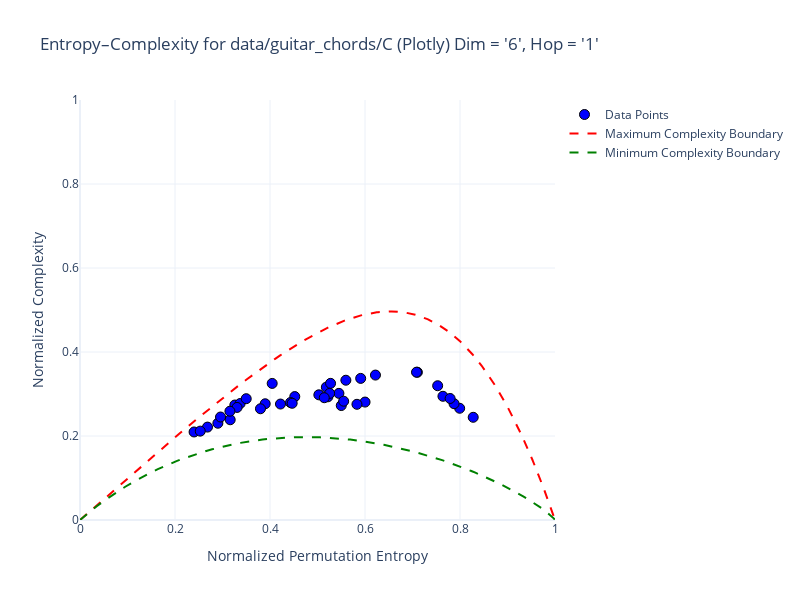

Source (notebook cell):
### Code cell
folder_path = "data/guitar_chords/C"
dim = 6
hop = 1
plot_graph_ordpy(folder_path, dim, hop)

### Figure 1 — Plotly figure (JSON) as saved in the notebook; plotly's stock layout.template omitted (floating-point values rounded to 4 significant figures; data arrays with more than 128 entries replaced by an {"elided": "..."} marker saying what was removed)
{"data": [{"hovertemplate": "<b>File:</b> %{hovertext}<br><b>Entropy:</b> %{x}<br><b>Complexity:</b> %{y}<extra></extra>", "hovertext": ["C_Electric1_LInda_1.wav", "C_Electric1_LInda_2.wav", "C_Electric1_LInda_3.wav", "C_Electric1_LInda_4.wav", "C_Classic3_Carolina_2.wav", "C_AcousticGuitar_RodrigoMercador_4.wav", "C_Electric2_LInda_4.wav", "C_Classic3_Carolina_3.wav", "C_Classic3_Carolina_1.wav", "C_Classic2_Carolina_4.wav", "C_Classic3_Carolina_4.wav", "C_Electric2_LInda_3.wav", "C_AcousticGuitar_RodrigoMercador_2.wav", "C_AcousticGuitar_RodrigoMercador_3.wav", "C_Electric2_LInda_2.wav", "C_Classic2_Carolina_1.wav", "C_Classic2_Carolina_3.wav", "C_AcousticGuitar_RodrigoMercador_1.wav", "C_Electric2_LInda_1.wav", "C_Classic2_Carolina_2.wav", "C_classical_AfonsoLemos_-02.wav", "C_AcusticVince_JO_3.wav", "C_AcusticVince_JO_2.wav", "C_classical_AfonsoLemos_-03.wav", "C_classical_AfonsoLemos_-01.wav", "C_AcusticVince_JO_1.wav", "C_classical_AfonsoLemos_-04.wav", "C_AcusticVince_JO_4.wav", "C_Classic_Jo_4.wav", "C_electric_Isabel_1.wav", "C_ClassicVince_JO_4.wav", "C_electric_Isabel_3.wav", "C_electric_Isabel_2.wav", "C_Classic_Jo_2.wav", "C_ClassicVince_JO_3.wav", "C_ClassicVince_JO_2.wav", "C_Classic_Jo_3.wav", "C_Classic_Jo_1.wav", "C_ClassicVince_JO_1.wav", "C_electric_Isabel_4.wav"], "marker": {"color": "blue", "line": {"color": "black", "width": 1}, "size": 10}, "mode": "markers", "name": "Data Points", "type": "scatter", "x": [0.8278, 0.7993, 0.7641, 0.7875, 0.4221, 0.622, 0.753, 0.3899, 0.4522, 0.6001, 0.5186, 0.7103, 0.5275, 0.5597, 0.7085, 0.4432, 0.3799, 0.5909, 0.7792, 0.4466, 0.5451, 0.326, 0.4046, 0.5219, 0.5255, 0.3372, 0.5028, 0.3499, 0.55, 0.2903, 0.3307, 0.2684, 0.3162, 0.5551, 0.2402, 0.3156, 0.5142, 0.5831, 0.2959, 0.2532], "y": [0.2445, 0.266, 0.2945, 0.2769, 0.2761, 0.3451, 0.3197, 0.2767, 0.2938, 0.2808, 0.3163, 0.3518, 0.3253, 0.3328, 0.3519, 0.2797, 0.2648, 0.3372, 0.2893, 0.2779, 0.3015, 0.2738, 0.3252, 0.2933, 0.3014, 0.2774, 0.298, 0.2888, 0.2725, 0.2304, 0.268, 0.2212, 0.2387, 0.2829, 0.2096, 0.259, 0.2911, 0.2754, 0.2452, 0.2116]}, {"line": {"color": "red", "dash": "dash"}, "mode": "lines", "name": "Maximum Complexity Boundary", "type": "scatter", "x": {"elided": "719 float values"}, "y": {"elided": "719 float values"}}, {"line": {"color": "green", "dash": "dash"}, "mode": "lines", "name": "Minimum Complexity Boundary", "type": "scatter", "x": [-0.0, 0.01866, 0.03517, 0.05087, 0.06603, 0.08079, 0.09522, 0.1094, 0.1233, 0.137, 0.1505, 0.1639, 0.1771, 0.1902, 0.2031, 0.2159, 0.2285, 0.2411, 0.2535, 0.2659, 0.2781, 0.2903, 0.3023, 0.3143, 0.3262, 0.338, 0.3497, 0.3613, 0.3728, 0.3843, 0.3957, 0.4071, 0.4183, 0.4295, 0.4406, 0.4517, 0.4626, 0.4736, 0.4844, 0.4952, 0.5059, 0.5165, 0.5271, 0.5377, 0.5481, 0.5585, 0.5689, 0.5791, 0.5894, 0.5995, 0.6096, 0.6196, 0.6296, 0.6395, 0.6493, 0.6591, 0.6688, 0.6785, 0.6881, 0.6976, 0.7071, 0.7165, 0.7258, 0.735, 0.7442, 0.7534, 0.7624, 0.7714, 0.7804, 0.7892, 0.798, 0.8067, 0.8153, 0.8239, 0.8323, 0.8407, 0.849, 0.8573, 0.8654, 0.8734, 0.8814, 0.8892, 0.8969, 0.9046, 0.9121, 0.9195, 0.9267, 0.9339, 0.9409, 0.9477, 0.9544, 0.9609, 0.9671, 0.9732, 0.979, 0.9844, 0.9895, 0.994, 0.9978, 1.0], "y": [-0.0, 0.01789, 0.03264, 0.04583, 0.05785, 0.06892, 0.07917, 0.08871, 0.09761, 0.1059, 0.1137, 0.121, 0.1278, 0.1341, 0.1401, 0.1456, 0.1508, 0.1557, 0.1602, 0.1644, 0.1683, 0.1719, 0.1752, 0.1783, 0.1811, 0.1836, 0.1859, 0.188, 0.1898, 0.1915, 0.1929, 0.1941, 0.1951, 0.1959, 0.1966, 0.197, 0.1973, 0.1974, 0.1973, 0.1971, 0.1967, 0.1962, 0.1955, 0.1947, 0.1937, 0.1926, 0.1914, 0.19, 0.1885, 0.1869, 0.1851, 0.1832, 0.1812, 0.1791, 0.1769, 0.1746, 0.1722, 0.1696, 0.167, 0.1643, 0.1614, 0.1585, 0.1555, 0.1524, 0.1492, 0.1459, 0.1425, 0.1391, 0.1355, 0.1319, 0.1282, 0.1245, 0.1206, 0.1167, 0.1128, 0.1087, 0.1046, 0.1004, 0.09622, 0.09193, 0.08758, 0.08318, 0.07873, 0.07422, 0.06967, 0.06507, 0.06043, 0.05574, 0.05102, 0.04626, 0.04148, 0.03666, 0.03183, 0.02698, 0.02213, 0.0173, 0.01249, 0.007782, 0.003293, -1.291e-15]}], "layout": {"height": 600, "title": {"text": "Entropy–Complexity for data/guitar_chords/C (Plotly)\nDim = '6', Hop = '1'"}, "width": 800, "xaxis": {"range": [0, 1], "title": {"text": "Normalized Permutation Entropy"}}, "yaxis": {"range": [0, 1], "title": {"text": "Normalized Complexity"}}}}
